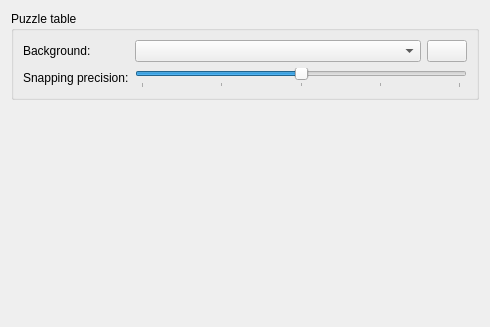
<?xml version="1.0" encoding="UTF-8"?>
<ui version="4.0">
 <class>Settings</class>
 <widget class="QWidget" name="Settings">
  <property name="geometry">
   <rect>
    <x>0</x>
    <y>0</y>
    <width>490</width>
    <height>327</height>
   </rect>
  </property>
  <layout class="QVBoxLayout" name="verticalLayout">
   <item>
    <widget class="QGroupBox" name="groupBox_2">
     <property name="title">
      <string comment="@title:group">Puzzle table</string>
     </property>
     <layout class="QGridLayout" name="gridLayout">
      <item row="0" column="0">
       <widget class="QLabel" name="label_3">
        <property name="text">
         <string comment="@label:chooser for different types of background textures">Background:</string>
        </property>
       </widget>
      </item>
      <item row="0" column="1">
       <widget class="KComboBox" name="cfg_ViewBackground">
        <property name="sizePolicy">
         <sizepolicy hsizetype="MinimumExpanding" vsizetype="Fixed">
          <horstretch>0</horstretch>
          <verstretch>0</verstretch>
         </sizepolicy>
        </property>
       </widget>
      </item>
      <item row="2" column="0">
       <widget class="QLabel" name="label_1">
        <property name="text">
         <string comment="@label:slider">Snapping precision:</string>
        </property>
       </widget>
      </item>
      <item row="2" column="1" colspan="2">
       <widget class="QSlider" name="kcfg_SnappingPrecision">
        <property name="minimum">
         <number>10</number>
        </property>
        <property name="maximum">
         <number>30</number>
        </property>
        <property name="pageStep">
         <number>5</number>
        </property>
        <property name="value">
         <number>20</number>
        </property>
        <property name="orientation">
         <enum>Qt::Horizontal</enum>
        </property>
        <property name="tickPosition">
         <enum>QSlider::TicksBelow</enum>
        </property>
        <property name="tickInterval">
         <number>0</number>
        </property>
       </widget>
      </item>
      <item row="0" column="2">
       <widget class="KColorButton" name="kcfg_ViewBackgroundColor">
        <property name="defaultColor">
         <color>
          <red>255</red>
          <green>255</green>
          <blue>255</blue>
         </color>
        </property>
       </widget>
      </item>
     </layout>
    </widget>
   </item>
   <item>
    <spacer name="verticalSpacer">
     <property name="orientation">
      <enum>Qt::Vertical</enum>
     </property>
     <property name="sizeHint" stdset="0">
      <size>
       <width>20</width>
       <height>40</height>
      </size>
     </property>
    </spacer>
   </item>
  </layout>
 </widget>
 <customwidgets>
  <customwidget>
   <class>KComboBox</class>
   <extends>QComboBox</extends>
   <header>kcombobox.h</header>
  </customwidget>
  <customwidget>
   <class>KColorButton</class>
   <extends>QPushButton</extends>
   <header>kcolorbutton.h</header>
  </customwidget>
 </customwidgets>
 <resources/>
 <connections/>
</ui>
